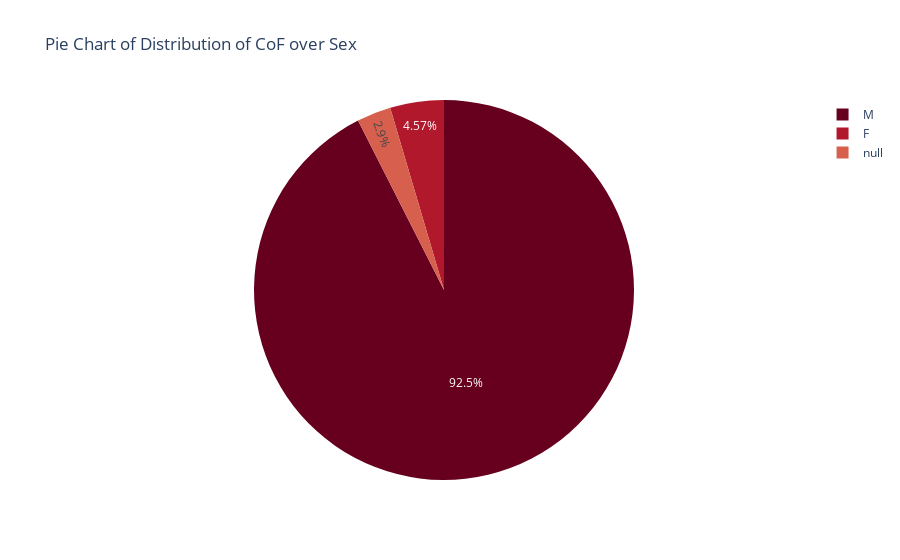

Source (notebook cell):
### Code cell
# Below chart is a pie chart for Sex
fig = px.pie(df, names='Sex',color_discrete_sequence=px.colors.sequential.RdBu,title="Pie Chart of Distribution of CoF over Sex")
fig.show()

### Figure 1 — Plotly figure (JSON) as saved in the notebook; plotly's stock layout.template omitted (floating-point values rounded to 4 significant figures; data arrays with more than 128 entries replaced by an {"elided": "..."} marker saying what was removed)
{"data": [{"domain": {"x": [0, 1], "y": [0, 1]}, "hovertemplate": "Sex=%{label}<extra></extra>", "labels": {"elided": "23655 str values"}, "legendgroup": "", "name": "", "showlegend": true, "type": "pie"}], "layout": {"autosize": true, "legend": {"tracegroupgap": 0}, "piecolorway": ["rgb(103,0,31)", "rgb(178,24,43)", "rgb(214,96,77)", "rgb(244,165,130)", "rgb(253,219,199)", "rgb(247,247,247)", "rgb(209,229,240)", "rgb(146,197,222)", "rgb(67,147,195)", "rgb(33,102,172)", "rgb(5,48,97)"], "title": {"text": "Pie Chart of Distribution of CoF over Sex"}}}
